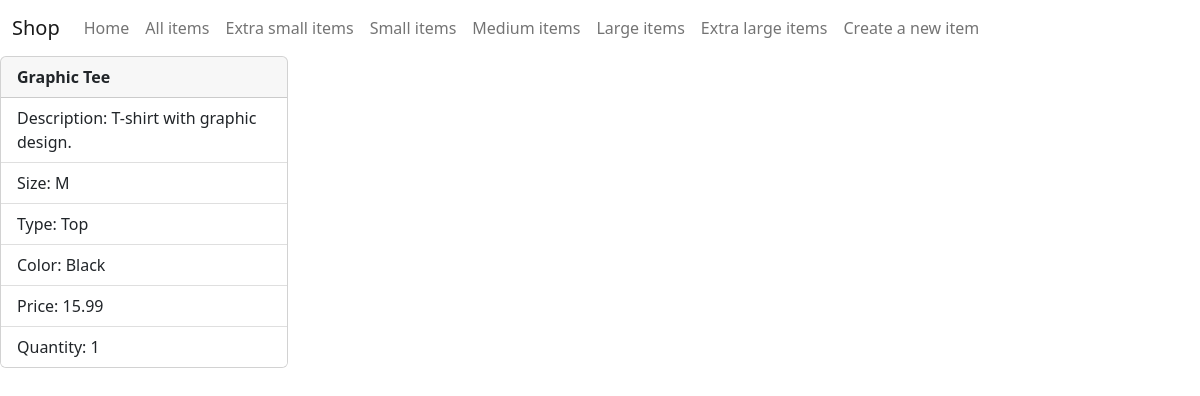
Page /items/single_item/1 on the committed database.
### ca298shop/models.py (models this page shows, shortened)
class Item(models.Model):
    id = models.AutoField(primary_key=True)
    name = models.CharField(max_length=30)
    description = models.CharField(max_length=200)
    SIZES = [
        ('XS', 'XS'),
        ('S', 'S'),
        ('M', 'M'),
        ('L', 'L'),
        ('XL', 'XL'),
    ]
    size = models.CharField(max_length=2, choices=SIZES, default="")
    type = models.ForeignKey(Type, on_delete=models.CASCADE)
    color = models.ForeignKey(Color, on_delete=models.CASCADE)
    price = models.DecimalField(max_digits=10, decimal_places=2)
    quantity = models.IntegerField(default=1)

class Type(models.Model):
    id = models.AutoField(primary_key=True)
    type = models.TextField(default="")
    def __str__(self):
        return self.type

class Color(models.Model):
    id = models.AutoField(primary_key=True)
    color = models.TextField(default="")
    def __str__(self):
        return self.color

### ca298shop/views.py (the view)
# urls.py: path('items/single_item/<int:itemid>', views.view_single_item, name='single_item'),
def view_single_item(request, itemid):
    single_item = get_object_or_404(Item, id=itemid)
    return render(request, 'single_item.html', {'item': single_item})

### ca298shop/templates/single_item.html
{% extends 'base.html' %}
{% block content %}
    <div class="card" style="width: 18rem;">
        <div class="card-header">
            <b>{{ item.name }}</b>
        </div>
        <ul class="list-group list-group-flush">
            <li class="list-group-item">Description: {{ item.description }}</li>
            <li class="list-group-item">Size: {{ item.size }}</li>
            <li class="list-group-item">Type: {{ item.type }}</li>
            <li class="list-group-item">Color: {{ item.color }}</li>
            <li class="list-group-item">Price: {{ item.price }}</li>
            <li class="list-group-item">Quantity: {{ item.quantity }}</li>
        </ul>
    </div>
    <br>
{% endblock %}

### rows in the picture
Item: name "Graphic Tee", description "T-shirt with graphic design.", size "M", type "Top", color "Black", price "15.99", quantity "1"
